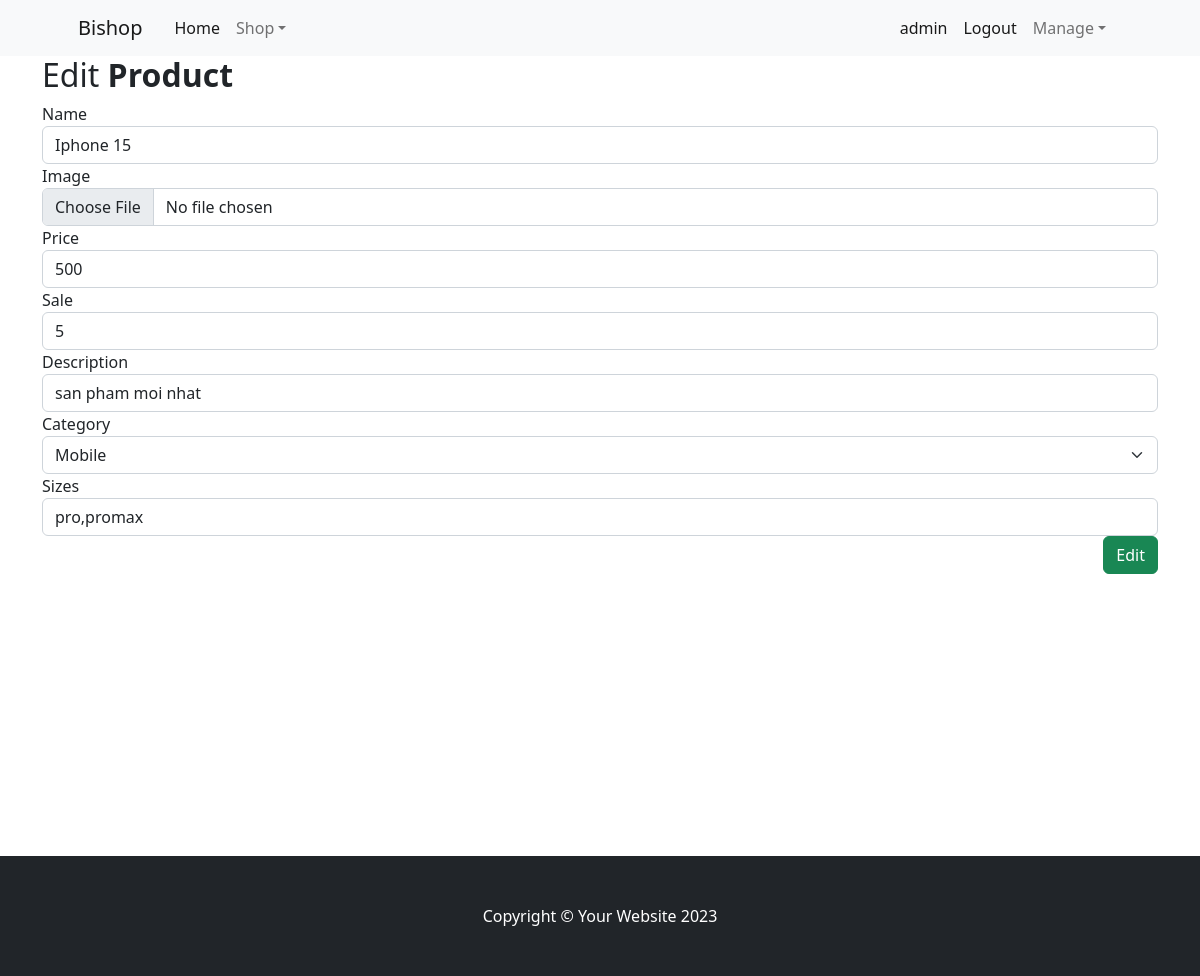
Page /editProduct?productId=6 (signed in) on the committed database.
### home/models.py (models this page shows, shortened)
class Product(models.Model):
    name = models.CharField(max_length=100)
    description = models.TextField()
    price = models.IntegerField()
    sale = models.IntegerField(null=True)
    category = models.ForeignKey(Category, on_delete=models.CASCADE)
    image = models.ImageField(null= True, blank= True)
    sellerId = models.ForeignKey(Account, on_delete=models.CASCADE,null=True)
    sizes = models.CharField(max_length=100000,null=True)
    sell = models.IntegerField(default=0,null=True)

### home/views.py (the view, shortened to what this page needs)
# urls.py: path('editProduct', views.editProduct, name = 'editProduct'),
def editProduct(request):
    if request.user.is_authenticated:
        productId = request.GET['productId']
        product = Product.objects.get(id=productId)
        user = request.user.account
        categories = Category.objects.all()
        context = {'product': product, 'categories': categories}
        return render(request, 'editProduct.html', context)
    return redirect('login')

### templates/editProduct.html (shortened to what this page needs)
{% extends 'base.html' %}
{% load static %}
{% block main %}
<div class="container">
    <div class="table-wrapper">
        <div class="table-title">
            <div class="row">
                <div class="col-sm-6">
                    <h2>Edit <b>Product</b></h2>
                </div>
                <div class="col-sm-6">
                </div>
            </div>
        </div>
    </div>
    <div id="editEmployeeModal">
        <div class="modal-dialog">
            <div class="modal-content">
                <form action="{% url "editProduct" %}?productId={{product.id}}" method="POST" enctype="multipart/form-data">
                    <div class="modal-body">
                        <div class="form-group">
                            <label>Name</label>
                            <input value="{{product.name}}" name="name" type="text" class="form-control" required>
                        </div>
                        <div class="form-group">
                            <label>Image</label>
                            <input type="file" name="image" accept="image/*" class="form-control" required>
                        </div>
                        <div class="form-group">
                            <label>Price</label>
                            <input value="{{product.price}}" name="price" type="text" class="form-control" required>
                        </div>
                        <div class="form-group">
                            <label>Sale</label>
                            <input value="{{product.sale}}" name="sale" type="text" class="form-control" required>
                        </div>
                        <div class="form-group">
                            <label>Description</label>
                            <input value="{{product.description}}" name="description" type="text" class="form-control">
                        </div>
                        <div class="form-group">
                            <label>Category</label>
                            <select name="category" class="form-select" aria-label="Default select example">
                                {% for category in categories %}
                                    {% if product.category == category %}
                                    <option selected value={{category.id}}>{{category.name}}</option>
                                    {% else %}
                                    <option value={{category.id}}>{{category.name}}</option>
                                    {% endif %}
                                {% endfor %}
                            </select>
                        </div>
                        <div class="form-group">
                            <label>Sizes</label>
                            <input value="{{product.sizes}}" name="sizes" type="text" class="form-control">
                        </div>
                    </div>
                    <div class="modal-footer">
                        <input type="submit" class="btn btn-success" value="Edit">
                    </div>
                </form>
            </div>
        </div>
    </div>
</div>
{% endblock main %}

### templates/base.html (shortened to what this page needs)
{% load static %}
<!DOCTYPE html>
<html lang="en">
    <head>
        <link href="https://cdn.jsdelivr.net/npm/bootstrap-icons@1.5.0/font/bootstrap-icons.css" rel="stylesheet" />
        <link href="{% static 'css/styles.css'%}" rel="stylesheet" />
    </head>
    <body>
        <nav class="navbar navbar-expand-lg navbar-light bg-light sticky-top">
            <div class="container px-4 px-lg-5">
                <a class="navbar-brand mx-auto" href="{% url "index" %}">Bishop</a>
                <div class="collapse navbar-collapse mx-auto" id="navbarSupportedContent">
                    <ul class="navbar-nav me-auto mb-2 mb-lg-0 ms-lg-4">
                        <li class="nav-item">
                            <a class="nav-link active" aria-current="page" href="{% url "index" %}">Home</a>
                        </li>
                        <li class="nav-item dropdown">
                            <a class="nav-link dropdown-toggle" id="navbarDropdown" href="#" role="button" data-bs-toggle="dropdown" aria-expanded="false">Shop</a>
                        </li>
                    </ul>
                    <ul class="navbar-nav mb-0 me-2">
                        {% if user.is_authenticated %}
                        <li class="nav-item">
                          <a class="nav-link active" aria-current="page" href="{% url "profile" %}">{{user.username}}</a>
                        </li>
                        <li class="nav-item">
                          <a class="nav-link active" aria-current="page" href="{% url "logout" %}">Logout</a>
                        </li>
                        <li class="nav-item dropdown">
                            <a class="nav-link dropdown-toggle" id="navbarDropdown" href="#" role="button" data-bs-toggle="dropdown" aria-expanded="false">Manage</a>
                        </li>
                        {% endif %}
                    </ul>
                </div>
            </div>
        </nav>
        <div class="min-vh-100">
            {% block main %}
            {% endblock main %}
        </div>
        <footer class="py-5 bg-dark">
            <div class="container"><p class="m-0 text-center text-white">Copyright &copy; Your Website 2023</p></div>
        </footer>
    </body>
</html>

### rows in the picture
Product: name "Iphone 15", price "500", sale "5", description "san pham moi nhat", sizes "pro,promax"

### other values in the picture
{{ user.username }} "admin"
form field category "Mobile"
